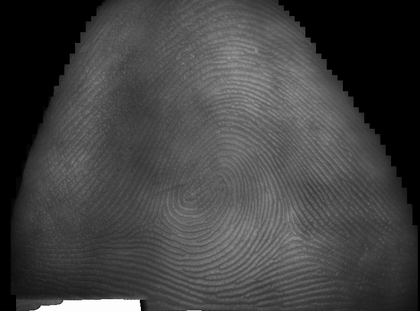
%> input picture originals/debug/SIRE-1_1_1.bmp, 420 x 311 px, shrunk from 784 x 580 before the run
$ octave --eval "result = addNoise(imread('originals/debug/SIRE-1_1_1.bmp'));"   (GNU Octave 9; MATLAB toolbox functions it lacks are replaced by stand-ins)
%> lines starting %> are read from the running program, lines starting %| are printed output that depends on the picture; in (x1, y1, x2, y2) boxes, pixels count from 0 and x2, y2 are one past the last pixel; in counts of white or black regions, pixels touching at a corner belong together; the program's own positions count from 1
function I_am_the_walrus = addNoise(Imagem)


% Original image with padding
Orig = Imagem;
%> Orig is the input picture: size 311x420 uint8; min 0, max 255, mean 65.1
[ho wo] = size(Imagem);
%> ho = 311; wo = 420
Ip = uint8(255*ones(2*ho, 2*wo));
Ip(round(ho/2):round(ho/2)+ho-1,round(wo/2):round(wo/2)+wo-1 ) = Imagem;
[h w] = size(Ip);
%> h = 622; w = 840

% Default greylevel
color = 255;

% Total number of locations
Ntotal = h*w;
%> Ntotal = 522480

Delta = 100;

% Maximum distance (diagonal)
DistTotal = ceil(sqrt((ho/2)^2 + (wo/2)^2));
%> DistTotal = 262

% Generate equally spaced distances
Distancias = 0:Delta:DistTotal;
%> Distancias = [0 100 200]

% Max and min percentage of noise
minpercent = 1;
maxpercent = 3;

for d = 2:length(Distancias)

    % Percentage of locations where noise will be added as a function distance
    Percent = minpercent + ((maxpercent-minpercent)/DistTotal)*Distancias(d-1);

    % Percentage of locations where noise will be added
    N = (Percent/100)*Ntotal;

    % Randomly generate angles between 1 and 180
    concat = ceil(N/180);
    ang = [];
    for i = 1:concat
      ang = [ang randperm(180)];
    end

    % Randomly generate elippse major axis between 1 and 5
    concat = ceil(N/5);
    a = [];
    for i = 1:concat
        a = [a randperm(5)];
    end

    % Randomly generate elippse major axis between 1 and 2
    concat = ceil(N/2);
    b = [];
    for i = 1:concat
      b = [b randperm(2)];
    end

    % Limits valid area
    fator = max(w, h);

    % Randomly generate rows indices
    concat = ceil(N/fator);
    i = [];
    for n = 1:concat
        i = [i randperm(fator)];
    end

    % Randomly generate column indices
    concat = ceil(N/fator);
    j = [];
    for n = 1:concat
      j = [j randperm(fator)];
    end

    % Select locations inside a circular region of interest
    D = sqrt( (i(1:round(N))-h/2).^2 + (j(1:round(N))-w/2).^2 );
    ivalid = find(D > Distancias(d-1) & D < Distancias(d) );

    % Initialize tmeporary image
    Itemp = zeros(h, w);

    % List of lications that will be processed
    list = zeros(h * w, 2);

    % For each selected point apply ellipses with randomly selected parameters
    for k = ivalid

        toplist = 1;
        c = sqrt(a(k)* a(k) - b(k) * b(k));
        j(k) = round(j(k));
        i(k) = round(i(k));
        list(toplist, 1) = i(k);
        list(toplist, 2) = j(k);
        Itemp(i(k), j(k)) = color;

        colorEll = randi([0 255]);

        while (toplist > 0)

            y = list(toplist, 1);
            x = list(toplist, 2);
            toplist = toplist - 1;

            if local_isValid(y, x + 1, i(k), j(k), a(k), c, ang(k), Itemp, h, w, color)
                toplist = toplist + 1;
                list(toplist, 1) = y;
                list(toplist, 2) = x + 1;
                Ip(list(toplist, 1), list(toplist, 2)) = colorEll;
                Itemp(list(toplist, 1), list(toplist, 2)) = color;
            end

            if local_isValid(y - 1, x, i(k), j(k), a(k), c, ang(k), Itemp, h, w, color)
                toplist = toplist + 1;
                list(toplist, 1) = y - 1;
                list(toplist, 2) = x;
                Ip(list(toplist, 1), list(toplist, 2)) = colorEll;
                Itemp(list(toplist, 1), list(toplist, 2)) = color;
            end

            if local_isValid(y, x - 1, i(k), j(k), a(k), c, ang(k), Itemp, h, w, color)
                toplist = toplist + 1;
                list(toplist, 1) = y;
                list(toplist, 2) = x - 1;
                Ip(list(toplist, 1), list(toplist, 2)) = colorEll;
                Itemp(list(toplist, 1), list(toplist, 2)) = color;
            end

            if local_isValid(y + 1, x, i(k), j(k), a(k), c, ang(k), Itemp, h, w, color) == 1
                toplist = toplist + 1;
                list(toplist, 1) = y + 1;
                list(toplist, 2) = x;
                Ip(list(toplist, 1), list(toplist, 2)) = colorEll;
                Itemp(list(toplist, 1), list(toplist, 2)) = color;
            end

       end

    end

end
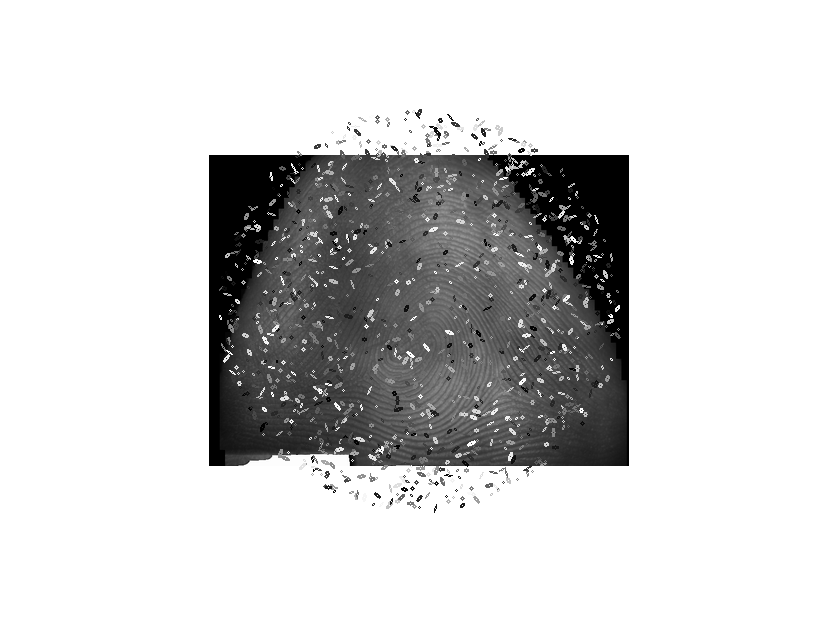
%> Ip: size 622x840 uint8; min 0, max 255, mean 208.6
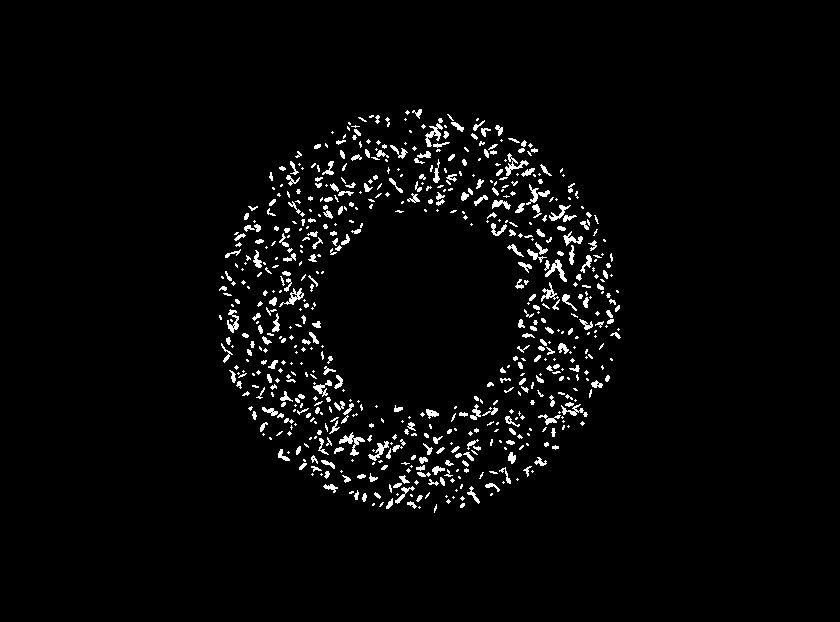
%> Itemp: size 622x840 double; 3% white in thin lines or dots, all inside (x1, y1, x2, y2) = (219, 109, 621, 513)

% Define gaussian filter using full width at half maximum (FWHM)
fsize = 3;
hf = fspecial('gaussian',[fsize fsize], fsize/(2*sqrt(2*log(2))));

% Filter processed image
Ifinale = imfilter(Ip, hf);

% Computes a mask
mask = double(Orig > 200);
%> mask: size 311x420 double; values 0 (black) and 1 (white), 0.77% white; 1 white region, box (x1, y1, x2, y2) and area: (35, 299, 141, 311) 1003
mask = bwmorph(mask,'clean');

% Ifinale = double(255*Mascara)+double(imfilter(Ip,h)).*double(not(Mascara));

% Remove padding
Iffp = Ifinale(round(ho/2):round(ho/2)+ho-1,round(wo/2):round(wo/2)+wo-1 );
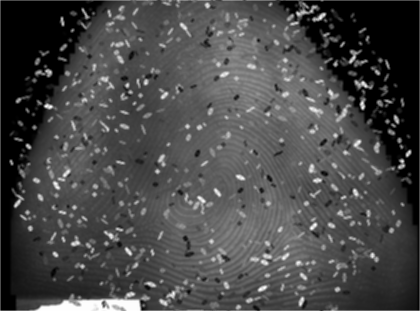
%> Iffp: size 311x420 uint8; min 0, max 254, mean 72.6

% Compute gamma coefficients as a function of the distance
gamamax = 1.2;
gamamin = 0.1;
gamma = zeros(ho, wo);
for i = 1:ho
    for j = 1:wo
        D = sqrt((i-ho/2)^2 + (j-wo/2)^2);
        gamma(i,j) = gamamax -(gamamax-gamamin)*D/(DistTotal);
    end
end
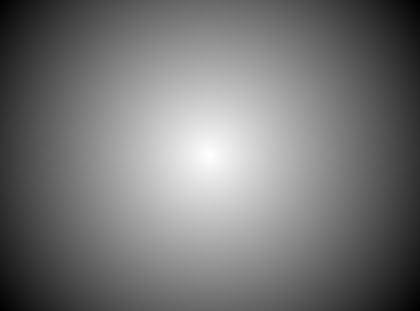
%> gamma: size 311x420 double; min 0.103, max 1.2, mean 0.609; drawn with min black and max white

% Apply gamma transformation
Iffp = double(Iffp)./255;
%> Iffp: size 311x420 double
IGamma = Iffp.^gamma;
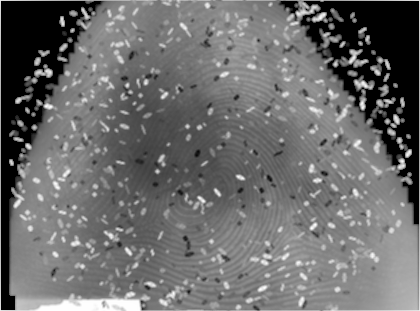
%> IGamma: size 311x420 double; min 0, max 0.999, mean 0.423
IGamma = uint8(255*IGamma);
%> IGamma: size 311x420 uint8

% c = 1./(255.^gamma);
% IGamma = c.*(double(Iffp).^gamma);

% Mask image generating sharp edges and keeping white background
INoise = uint8(double(255*mask)+double(IGamma).*double(1-double(mask)));

% Perform morphological operations to select transition areas
[BW1, thresh] = edge(mask,'canny');
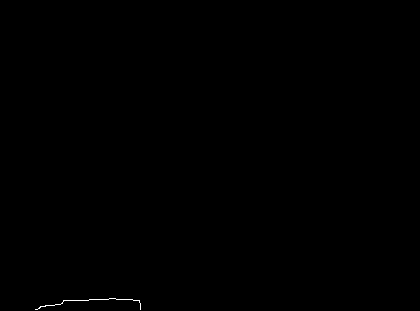
%> BW1: size 311x420 logical; 0.09% white in thin lines or dots, all inside (x1, y1, x2, y2) = (35, 298, 141, 310)
%> thresh = [0.149 0.373]
BW1 = bwmorph(BW1,'thin');
BW1 = bwmorph(BW1,'clean');

se1 = strel('disk',1);
dilatedI = imdilate(BW1,se1);
%> dilatedI: size 311x420 logical; 0.26% white; 1 white region, box (x1, y1, x2, y2) and area: (34, 297, 142, 311) 341

% Blur image
fsize = 3;
hf = fspecial('gaussian',[fsize fsize], fsize/(2*sqrt(2*log(2))));
INoiseF = imfilter(INoise, hf);
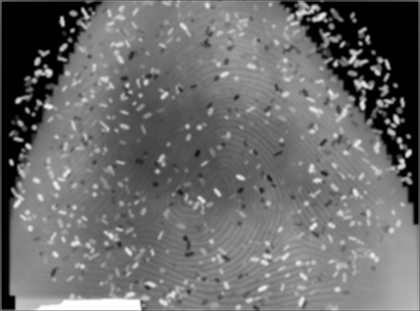
%> INoiseF: size 311x420 uint8; min 0, max 255, mean 107.3

% Keep transitions blured while central part remains untouched
I_am_the_walrus = uint8(double(INoiseF).*dilatedI + (1-dilatedI).*double(INoise));

end


function is_val = local_isValid(y, x, y0, x0, a, c, teta, im, ny, nx, color)

d1 = (x - x0 - c * cos(teta))^2 + (y - y0 - c * sin(teta))^2;
d1 = sqrt(d1);

d2 = (x - x0 + c * cos(teta))^2 + (y - y0 + c * sin(teta))^2;
d2 = sqrt(d2);

if (d1 + d2 <= 2*a) && (x>0) && (y>0) && (x <= nx) && (y <= ny) && (im(y, x) ~= color)
    is_val = 1;
else
    is_val = 0;
end


end

$ run again, on originals/debug/SIRE-1_1_2.bmp
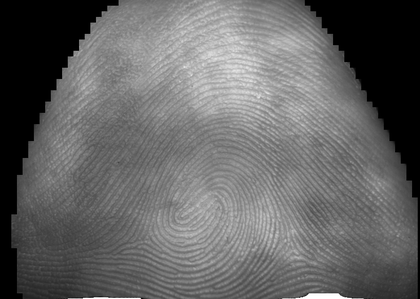
%> input picture originals/debug/SIRE-1_1_2.bmp, 420 x 299 px, shrunk from 744 x 530 before the run
%> in addNoise, Orig is the input picture: size 299x420 uint8; min 0, max 255, mean 99.9
%> after the loop in addNoise, `for d = 2:length(Distancias)`:
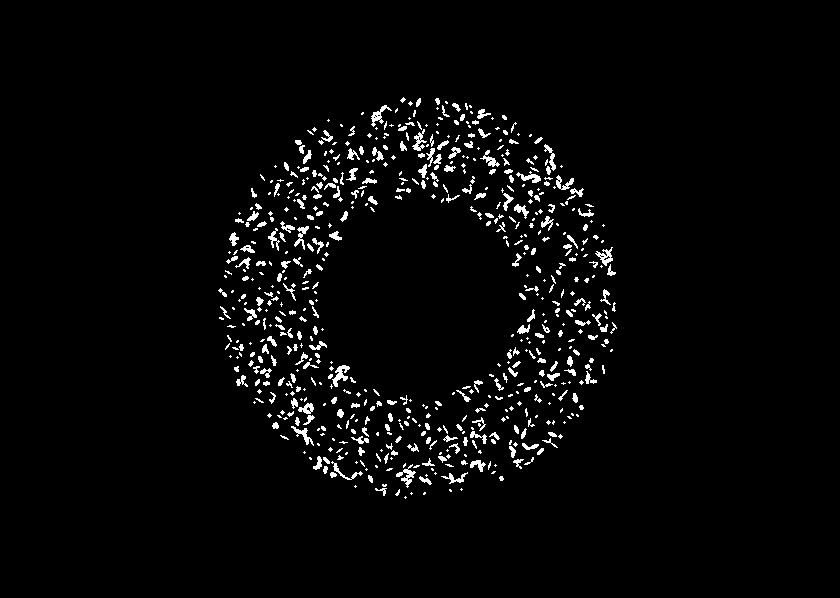
%> Itemp: size 598x840 double; 3% white in thin lines or dots, all inside (x1, y1, x2, y2) = (218, 97, 617, 499)
%> thresh = [0.093 0.232]
%> dilatedI: size 299x420 logical; 1.8% white; 10 white regions, largest, box (x1, y1, x2, y2) and area: (200, 31, 260, 88) 1442, (231, 88, 262, 105) 274, (82, 296, 142, 299) 176
%> in addNoise, `INoiseF = imfilter(INoise, hf);`:
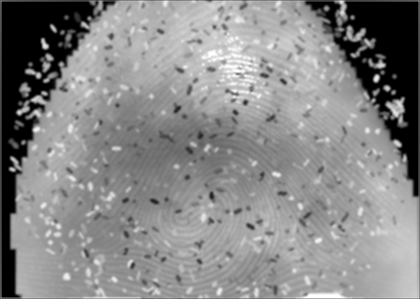
%> INoiseF: size 299x420 uint8; min 0, max 255, mean 135.6
